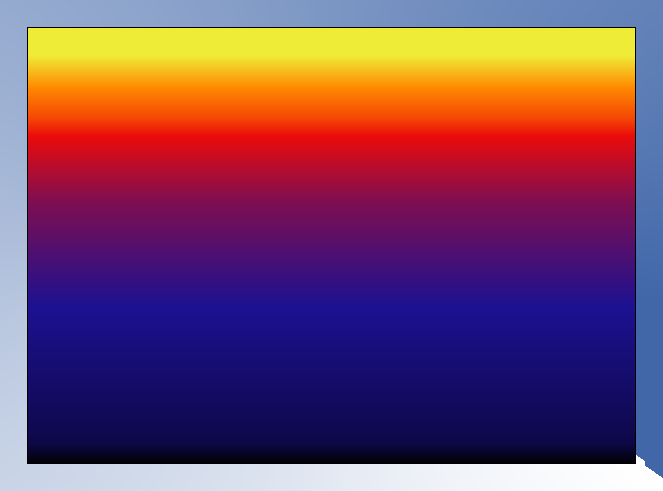
<?xml version="1.0" encoding="UTF-8"?>
<ui version="4.0">
 <class>MainWindow</class>
 <widget class="QMainWindow" name="MainWindow">
  <property name="geometry">
   <rect>
    <x>0</x>
    <y>0</y>
    <width>663</width>
    <height>491</height>
   </rect>
  </property>
  <property name="windowTitle">
   <string>MainWindow</string>
  </property>
  <property name="styleSheet">
   <string notr="true">#MainWindow{
background-color: qconicalgradient(cx:0.505773, cy:0.517, angle:317.8, stop:0.0852273 rgba(65, 103, 169, 255), stop:1 rgba(255, 255, 255, 255));
}</string>
  </property>
  <widget class="QWidget" name="centralwidget">
   <layout class="QGridLayout" name="gridLayout_3">
    <item row="0" column="1">
     <widget class="QWidget" name="widget_2" native="true">
      <layout class="QGridLayout" name="gridLayout">
       <item row="0" column="0">
        <widget class="QWidget" name="widget" native="true">
         <property name="styleSheet">
          <string notr="true">#widget{
background-color: qconicalgradient(cx:0.505773, cy:0.517, angle:317.8, stop:0.0852273 rgba(65, 103, 169, 255), stop:1 rgba(255, 255, 255, 255));
}</string>
         </property>
         <layout class="QGridLayout" name="gridLayout_2">
          <item row="0" column="0">
           <widget class="QTreeView" name="treeView">
            <property name="styleSheet">
             <string notr="true">#treeView{
background-color: qlineargradient(spread:pad, x1:0, y1:1, x2:0, y2:0, stop:0 rgba(0, 0, 0, 255), stop:0.05 rgba(14, 8, 73, 255), stop:0.36 rgba(28, 17, 145, 255), stop:0.6 rgba(126, 14, 81, 255), stop:0.75 rgba(234, 11, 11, 255), stop:0.79 rgba(244, 70, 5, 255), stop:0.86 rgba(255, 136, 0, 255), stop:0.935 rgba(239, 236, 55, 255));
font: 20pt &quot;Matura MT Script Capitals&quot;
}</string>
            </property>
           </widget>
          </item>
         </layout>
        </widget>
       </item>
      </layout>
     </widget>
    </item>
   </layout>
  </widget>
 </widget>
 <resources/>
 <connections/>
</ui>
